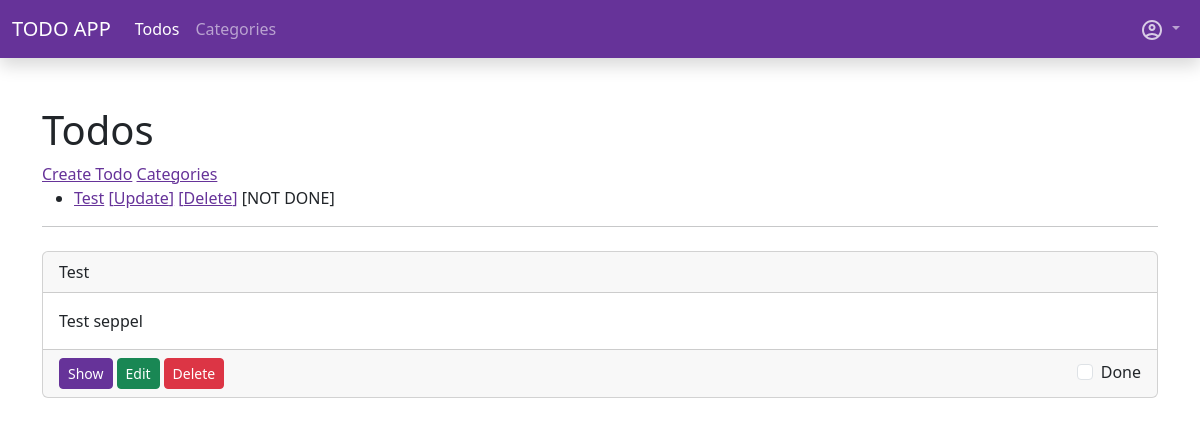
/app-todos/todos/ (signed in), run on the app's committed database.
### todo_app/models.py (models this page shows, shortened)
class Todo(models.Model):
    user = models.ForeignKey(User, on_delete=models.CASCADE, verbose_name="User")
    title = models.CharField(max_length=150, verbose_name="title")
    content = models.TextField(verbose_name="Content")
    categories = models.ManyToManyField(Category, blank=True, related_name="todos", verbose_name="Categories")
    done = models.BooleanField(default=False, verbose_name="Done")
    created = models.DateTimeField(auto_now_add=True, verbose_name="Created")
    updated = models.DateTimeField(auto_now=True, verbose_name="Updated")
    def get_absolute_url(self):
        return reverse("todo_app:todo_detail", kwargs={"pk": self.id})
    class Meta:
        ordering = [
            "done",
            "-updated"
        ]
        verbose_name = _("Todo")
        verbose_name_plural = _("Todos")

### todo_app/views.py (the view)
# urls.py: path("todos/", views.TodoListView.as_view(), name="todo_index"),
class TodoListView(LoginRequiredMixin, ListView):
    template_name = "todo_app/todo_index.html" # default todo_app/todo_list.html
    model = Todo
    login_url = reverse_lazy("sevo_user:sign_in")
    def get_queryset(self):
        return super().get_queryset().filter(user=self.request.user)
    def get_context_data(self, **kwargs):
        ctx = super().get_context_data(**kwargs)
        ctx.update({
            "title": _("All Todos")
        })
        return ctx

### todo_app/templatetags/todo_tags.py (called while the page is built)
@register.simple_tag
def active_site(path, name):
    print(path)
    path_splitted = path.split("/")
    print(path_splitted)
    path_compare = path_splitted[2]
    if name in path_compare:
        return "active"

### todo_app/templates/todo_app/todo_index.html (shortened to what this page needs)
{% extends "base.html" %}
{% load i18n static %}
{% block content %}
<h1>Todos</h1>
<div>
    <a href="{% url "todo_app:todo_create" %}">{% trans "Create Todo" %}</a>
    <a href="{% url "todo_app:category_index" %}">{% trans "Categories" %}</a>
</div>
    <div>
        {% if todo_list %}
        <ul>
            {% for todo in todo_list %}
                <li>
                    <a href="{{ todo.get_absolute_url }}">{{ todo.title }}</a>
                    <a href="{% url "todo_app:todo_update" pk=todo.pk %}">[{% trans "Update" %}]</a>
                    <a href="{% url "todo_app:todo_delete" pk=todo.pk %}">[{% trans "Delete" %}]</a>
                    <span>[{% if todo.done %}DONE{% else %}NOT DONE{% endif %}]</span>
                </li>
            {% endfor %}
        </ul>
        {% else %}
            <p>{% trans "No Todos available." %}</p>
        {% endif %}
    </div>
    <hr>
    <div id="todo-list">
        {% include "./partials/_todo-list.html" %}
    </div>
{% endblock %}

### todo_app/templates/todo_app/partials/_todo-item.html
{% load i18n %}
<div class="card my-4">
    <div class="card-header">
        {{ todo.title }}
    </div>
    <div class="card-body">
        {{ todo.content }}
    </div>
    <div class="card-footer">
        <div class="d-flex gap-1 justify-content-between align-items-center">
            <div class="d-flex align-items-center gap-1">
                {% if detail %}
                    <a class="btn btn-primary btn-sm" href="{{ todo.get_absolute_url }}">{% trans "Show" %}</a>
                {% endif %}
                {% if update %}
                    <a class="btn btn-success btn-sm" href="{% url "todo_app:todo_update" pk=todo.pk %}">{% trans "Edit" %}</a>
                {% endif %}
                {% if delete %}
                    <a class="btn btn-danger btn-sm" href="{% url "todo_app:todo_delete" pk=todo.pk %}">{% trans "Delete" %}</a>
                {% endif %}
            </div>
            <div>
                {% if done %}
                    {% if list %}
                        {% include "./_todo-done-check-list.html" %}
                    {% else %}
                        {% include "./_todo-done-check-single.html" %}
                    {% endif %}
                {% endif %}
            </div>
        </div>
    </div>
</div>

### todo_app/templates/todo_app/partials/_todo-done-check-list.html (shortened to what this page needs)
{% load i18n %}
<div class="form-check form-switchss">
    <label class="form-check-label" for="{{ todo.title }}-{{ todo.pk }}">{% trans "Done" %}</label>
    <input class="form-check-input"
        type="checkbox"
        role="switch"
        id="{{ todo.title }}-{{ todo.pk }}"
        name="done"
        hx-post="{% url "todo_app:todo_switch_done_list" pk=todo.pk %}"
        hx-target="#todo-list"
    >
</div>

### data on the page
Todo: title "Test", shows "NOT DONE", content "Test seppel"
